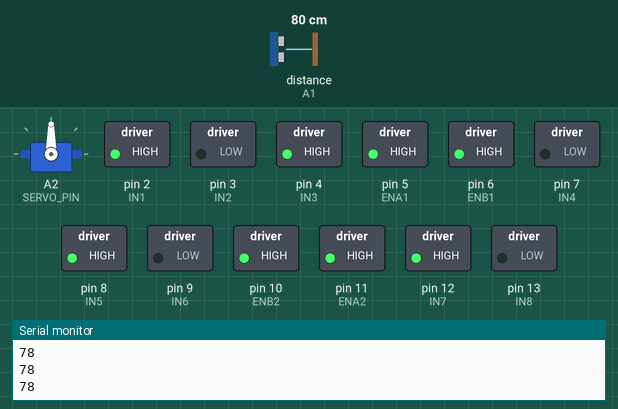
Simulated run of this sketch. Board: Arduino Uno, built with avr-gcc and run on an emulated ATmega328P. Parts: servo, switched loads named in the sketch (green lamp = pin HIGH), the last lines printed to the serial monitor. Wiring (inferred from the names in the program): ultrasonic range finder: trigger A0; echo A1. The inputs (shaded band) are chosen by the test bench; at power-on: distance to the obstacle (sensor on A1) 80 cm. The echo pulse lasts 58.3 µs per cm; pins used as bus, display or sensor lines are not drawn.

Above: at 1.2 s.
1.3 s: distance to the obstacle (sensor on A1) set to 13 cm
2.8 s: distance to the obstacle (sensor on A1) set to 10 cm
At 5.6 s:
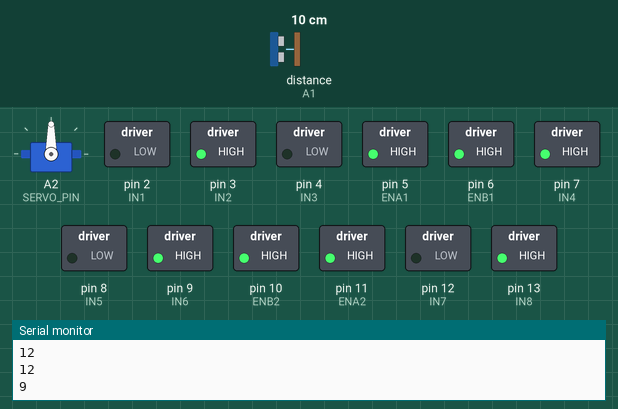
5.8 s: distance to the obstacle (sensor on A1) set to 18 cm
At 8.1 s:
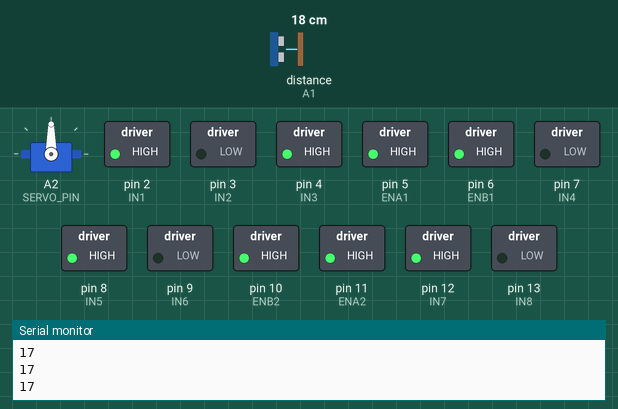
8.8 s: distance to the obstacle (sensor on A1) set to 2 cm
At 9.2 s:
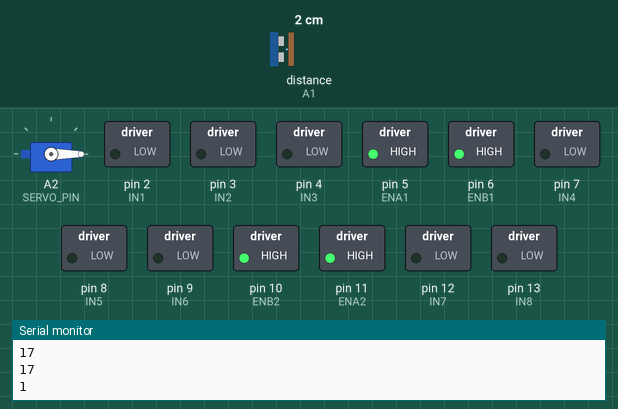
Timing chart, 0 to 12.4 s (numbered marks = the images above; inputs shaded):
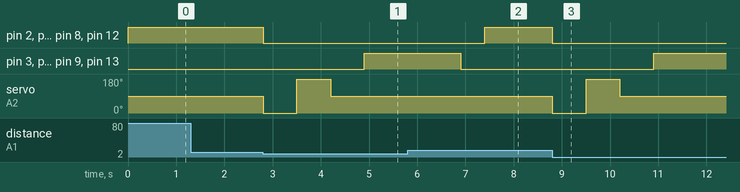

The sketch:

obstacle_avoidance_robot_using_arduino1.ino
```cpp
#include <Servo.h>

Servo myServo;

// First L293D
#define ENA1 5
#define IN1 2
#define IN2 3

#define ENB1 6
#define IN3 4
#define IN4 7

// Second L293D
#define ENA2 11
#define IN5 8
#define IN6 9

#define ENB2 10
#define IN7 12
#define IN8 13

// Ultrasonic Sensor
#define TRIG A0
#define ECHO A1

// Servo Motor
#define SERVO_PIN A2

void setup() {

  // Configure motor control pins
  pinMode(ENA1, OUTPUT);
  pinMode(IN1, OUTPUT);
  pinMode(IN2, OUTPUT);

  pinMode(ENB1, OUTPUT);
  pinMode(IN3, OUTPUT);
  pinMode(IN4, OUTPUT);

  pinMode(ENA2, OUTPUT);
  pinMode(IN5, OUTPUT);
  pinMode(IN6, OUTPUT);

  pinMode(ENB2, OUTPUT);
  pinMode(IN7, OUTPUT);
  pinMode(IN8, OUTPUT);

  // Configure ultrasonic sensor pins
  pinMode(TRIG, OUTPUT);
  pinMode(ECHO, INPUT);

  // Initialize the servo motor
  myServo.attach(SERVO_PIN);
  myServo.write(90);

  // Set motor speed to maximum
  analogWrite(ENA1,255);
  analogWrite(ENB1,255);
  analogWrite(ENA2,255);
  analogWrite(ENB2,255);

  // Start serial communication
  Serial.begin(9600);
}

void loop() {

  // Measure the distance
  long distance = getDistance();

  Serial.println(distance);

  // Check if an obstacle is detected
  if(distance <= 10){

    // Stop all motors
    stopMotors();

    // Scan using the servo motor
    myServo.write(0);
    delay(700);

    myServo.write(180);
    delay(700);

    myServo.write(90);
    delay(700);

    // Move backward
    backward();
    delay(2000);

    stopMotors();
    delay(500);

  }

  else{

    // Continue moving forward
    forward();

  }

}


// Measure the distance using the ultrasonic sensor
long getDistance(){

  digitalWrite(TRIG,LOW);
  delayMicroseconds(2);

  digitalWrite(TRIG,HIGH);
  delayMicroseconds(10);

  digitalWrite(TRIG,LOW);

  long duration = pulseIn(ECHO,HIGH);

  long distance = duration * 0.034 / 2;

  return distance;

}


// Move all motors forward
void forward(){

  digitalWrite(IN1,HIGH);
  digitalWrite(IN2,LOW);

  digitalWrite(IN3,HIGH);
  digitalWrite(IN4,LOW);

  digitalWrite(IN5,HIGH);
  digitalWrite(IN6,LOW);

  digitalWrite(IN7,HIGH);
  digitalWrite(IN8,LOW);

}


// Move all motors backward
void backward(){

  digitalWrite(IN1,LOW);
  digitalWrite(IN2,HIGH);

  digitalWrite(IN3,LOW);
  digitalWrite(IN4,HIGH);

  digitalWrite(IN5,LOW);
  digitalWrite(IN6,HIGH);

  digitalWrite(IN7,LOW);
  digitalWrite(IN8,HIGH);

}


// Stop all motors
void stopMotors(){

  digitalWrite(IN1,LOW);
  digitalWrite(IN2,LOW);

  digitalWrite(IN3,LOW);
  digitalWrite(IN4,LOW);

  digitalWrite(IN5,LOW);
  digitalWrite(IN6,LOW);

  digitalWrite(IN7,LOW);
  digitalWrite(IN8,LOW);

}
```

Measured:
- the behaviour switches between 12 and 11 cm on distance to the obstacle (sensor on A1) (found by bisection; images 0 and 1)
- after the input at 2.8 s, pin 2 (IN1), pin 4 (IN3), pin 8 (IN5), pin 12 (IN7): HIGH → LOW at once; pin 3 (IN2), pin 7 (IN4), pin 9 (IN6), pin 13 (IN8): LOW → HIGH after 2.1 s; servo on A2 (SERVO_PIN): 90° → 0° at once, → 180° 0.70 s later, → 90° 0.70 s later
- after the input at 5.8 s, pin 2 (IN1), pin 4 (IN3), pin 8 (IN5), pin 12 (IN7): LOW → HIGH after 1.6 s; servo on A2 (SERVO_PIN): stays 90° (without the input it goes to 0° after 1.6 s)
- after the input at 8.8 s, pin 2 (IN1), pin 4 (IN3), pin 8 (IN5), pin 12 (IN7): HIGH → LOW at once; pin 3 (IN2), pin 7 (IN4), pin 9 (IN6), pin 13 (IN8): LOW → HIGH after 2.1 s; servo on A2 (SERVO_PIN): 90° → 0° at once, → 180° 0.70 s later, → 90° 0.70 s later
